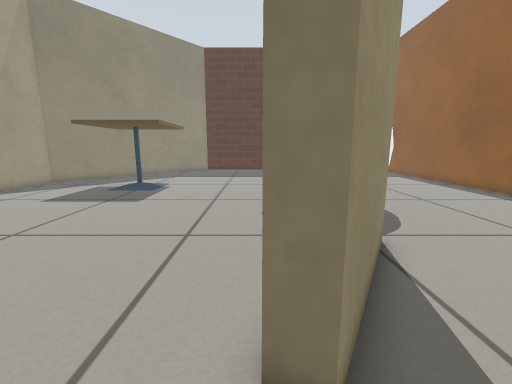
View 1 (above)

16 first-person views from a walk through a world built for the Gazebo simulator. The camera is 0.5 m above the floor, tilts 10° down and sees 90° across. The floor is counted in squares, 0.2 m on a side. Each view is taken from the middle of a square. On the plan, view 1 faces up. The plan holds only what a view shows up to about 17 squares ahead; the rest is blank. Robots are left out. Gazebo's built-in surfaces are drawn with simple patterns.

View 2
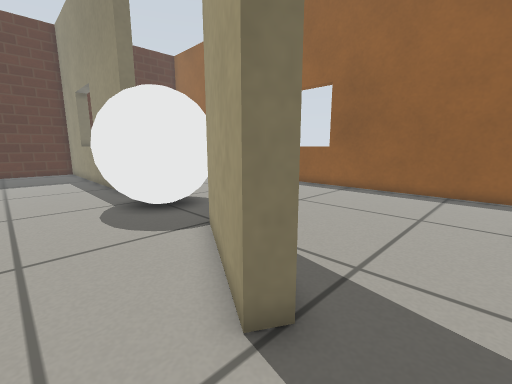

View 3
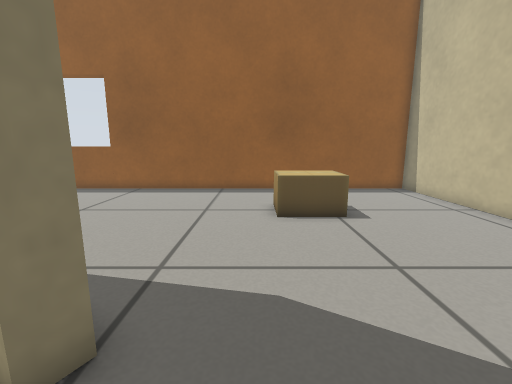

View 4
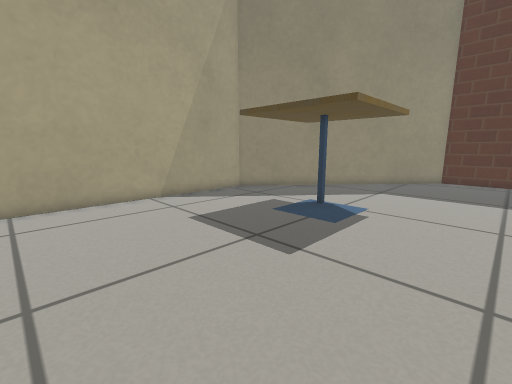

View 5
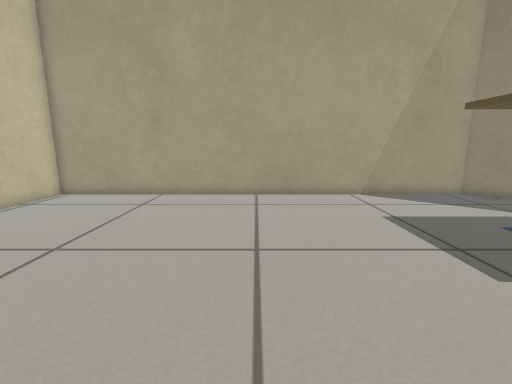

View 6
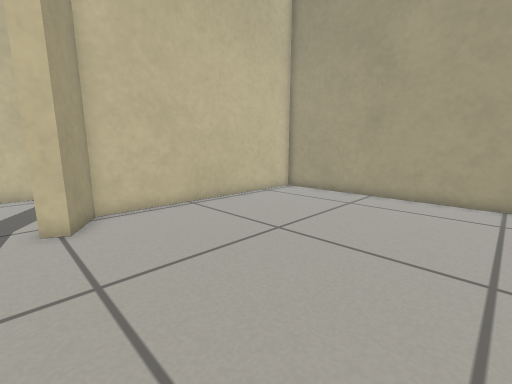

View 7
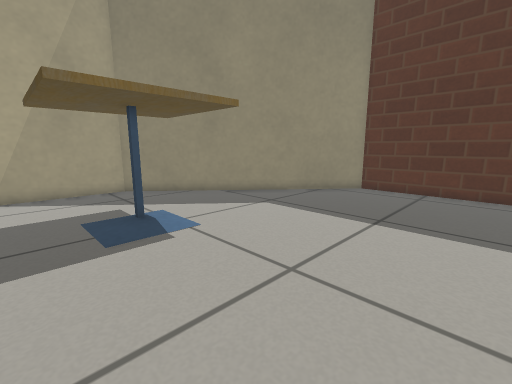

View 8
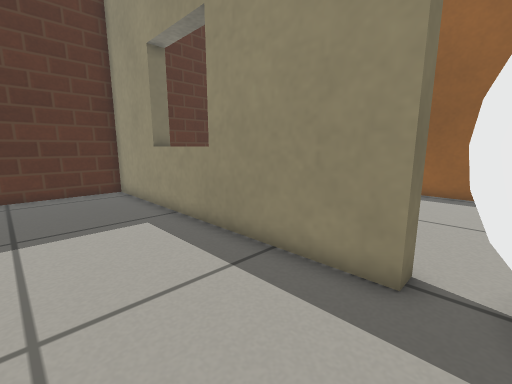

View 9
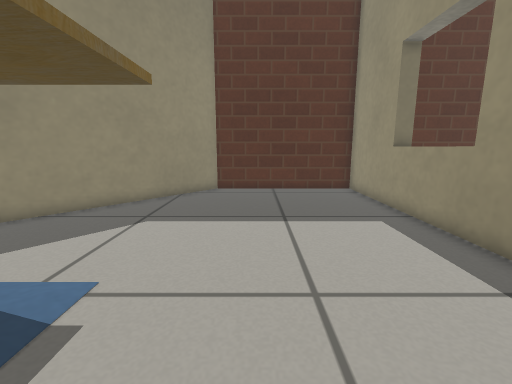

View 10
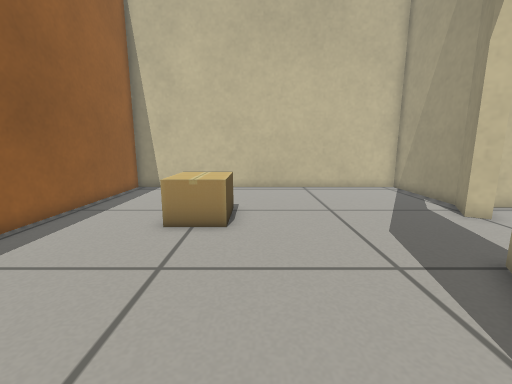

View 11
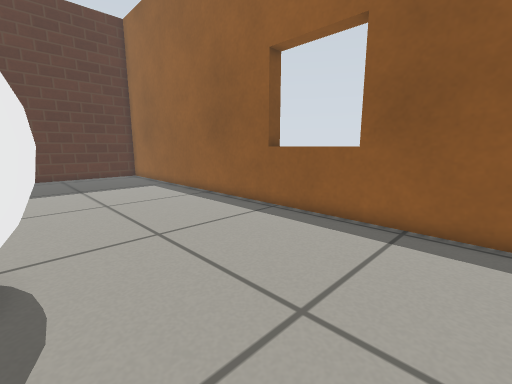

View 12
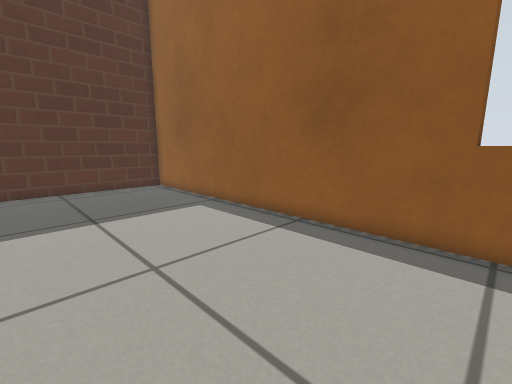

View 13
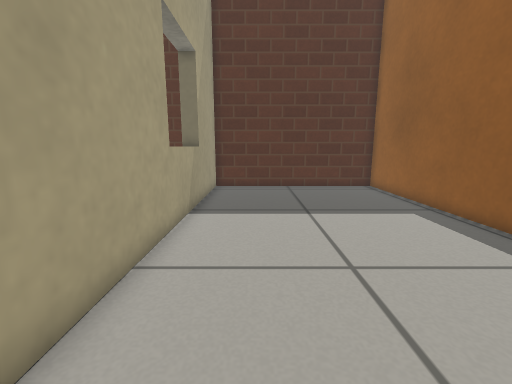

View 14
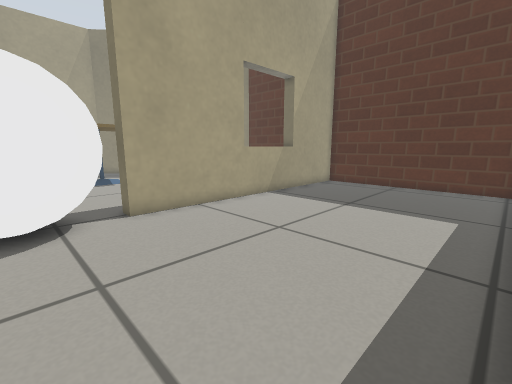

View 15
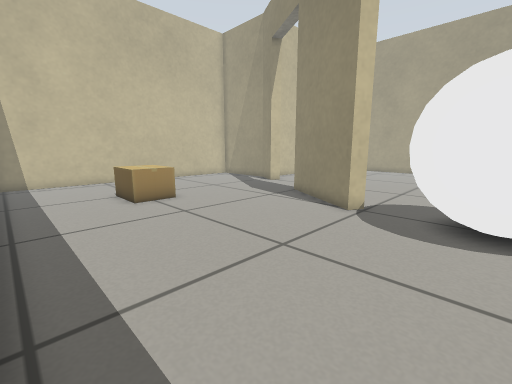

View 16
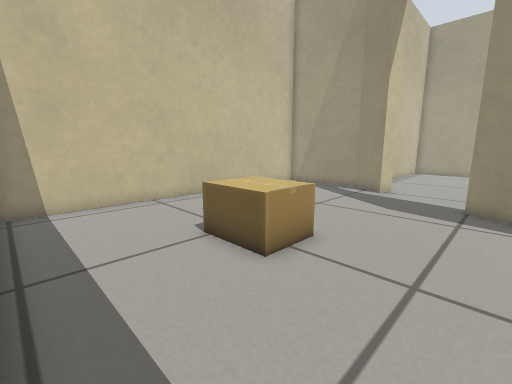

### Floor plan
Points are (right, up) in squares from view 1. A wall is a line through its corners. A room is listed if a view was taken in it or the views show most of it. See-through windows are left out.
Room 1 (views 1, 10, 11, 12, 13, 14, 15, 16)
walls: (3.4, 6.6) (0.7, 1.9); (14.2, 12.6) (13.4, 12.6); (-2.2, -1.6) (-1.5, -2) (-2.6, -3.9) (-2.6, -8.9) (13.4, -8.9) (13.4, 28.4) (3.4, 28.4) (3.4, 14.1)
ways out: opening at (3, 10) to room 2; open door at (-1.3, -0.7) to room 2; open door at (0, 1.5) to room 2; gap at (3, 14) to room 2
objects: cardboard box (7, -3) to (9, -1)
Room 2 (views 2, 3, 4, 5, 6, 7, 8, 9)
walls: (3.4, 14.1) (2.7, 14.1) (2.7, 28.4) (-5.3, 28.4) (-14.4, 17.9) (-14.4, -3.4) (-3.2, -3.4) (-2.2, -1.6); (0.7, 1.9) (0.1, 2.3) (2.7, 6.9) (3.4, 6.6)
ways out: opening at (3, 10) to room 1; open door at (-1.3, -0.7) to room 1; open door at (0, 1.5) to room 1; gap at (3, 14) to room 1
objects: cafe table (-9, 14) to (-5, 18); white ball (1, 9) to (5, 13)

Positions as (right, up) in squares from view 1, and headings:
1: (0, 0), facing up
2: (-2, 0), facing up-right
3: (-2, 0), facing right
4: (-2, 7), facing up-left
5: (-1, 7), facing left
6: (-1, 7), facing down-left
7: (1, 13), facing up-left
8: (-2, 13), facing up-right
9: (-3, 13), facing up
10: (6, 7), facing down
11: (5, 5), facing up-right
12: (6, 12), facing up-right
13: (6, 12), facing up
14: (13, 11), facing up-left
15: (13, 11), facing down-left
16: (13, 3), facing down-left
